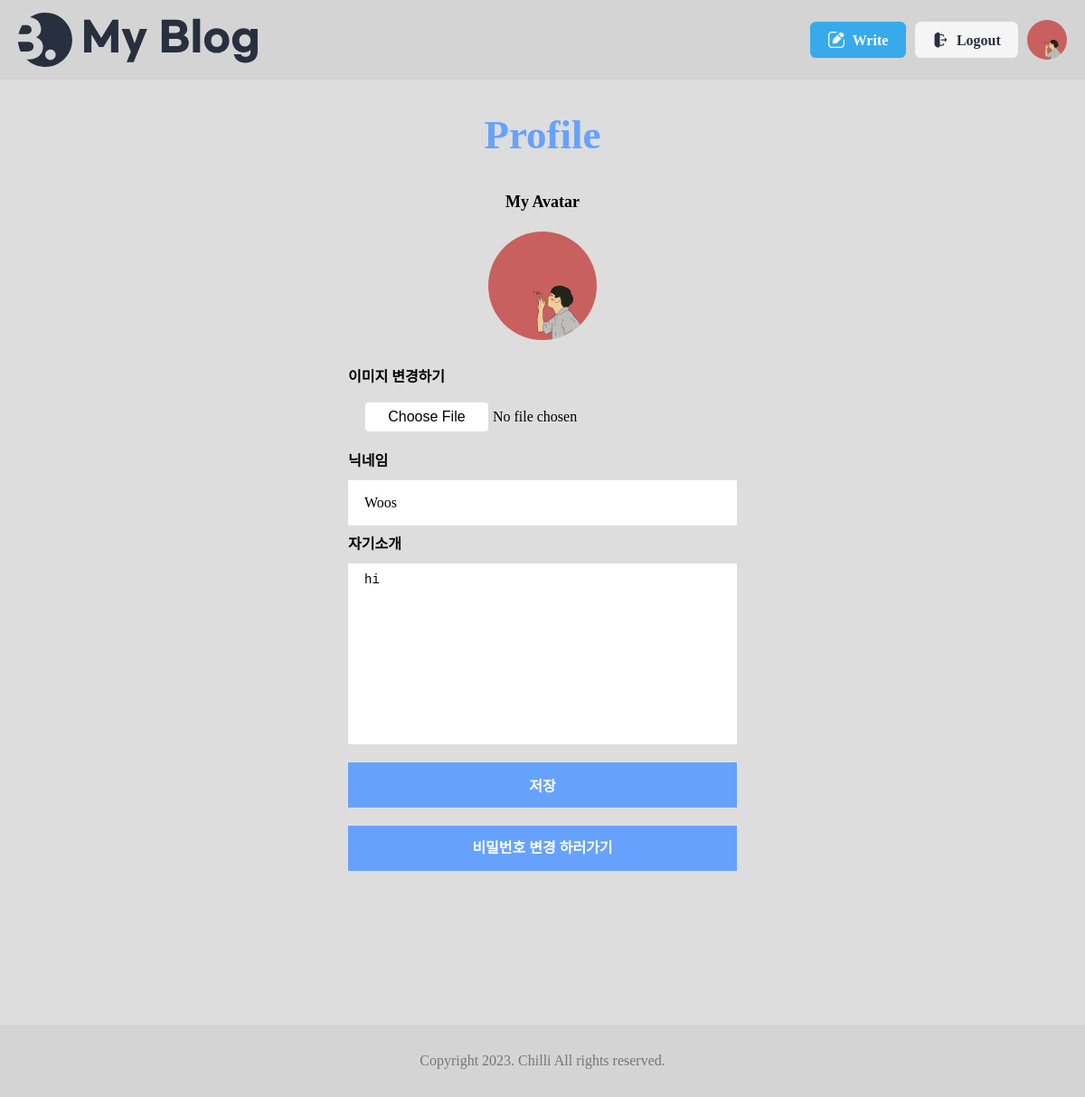
Screenshot of /user/profile/edit/ (signed in) with the database file from the repository.
### user/models.py (models this page shows)
class User(AbstractUser):
    username = None
    email = models.EmailField(unique=True, max_length=255)
    is_profile = models.BooleanField(default=False)
    is_staff = models.BooleanField(default=False)
    is_superuser = models.BooleanField(default=False)
    is_active = models.BooleanField(default=True)
    date_joined = models.DateTimeField(auto_now_add=True)
    last_login = models.DateTimeField(auto_now=True, null=True, blank=True)
    USERNAME_FIELD = 'email'
    EMAIL_FIELD = 'email'
    REQUIRED_FIELDS = []
    objects = UserManager()

class Profile(models.Model):
    user = models.OneToOneField('User', on_delete=models.CASCADE)
    name = models.CharField(default='닉네임', max_length=50, null=True, blank=True)
    avatarUrl = models.ImageField(upload_to='user/media',null=True,blank=True)
    aboutMe = models.TextField(default='자신을 소개해주세요 :)',null=True, blank=True)
    created_at = models.DateTimeField(auto_now_add=True)
    updated_at = models.DateTimeField(auto_now=True)

### user/views.py (the view, shortened to what this page needs)
# urls.py: path("profile/edit/", ProfileUpdate.as_view(), name='pf-edit'),
class ProfileUpdate(View):
    def get(self, request):
        profile = Profiles.objects.get(user=request.user.pk)
        form = ProfileForm(initial={'avatarUrl': profile.avatarUrl, 'name': profile.name , 'aboutMe': profile.aboutMe})
        context = {
            'form': form,
            'type': 'edit'
        }
        return render(request, 'user/user_profile.html', context)

### user/forms.py
class ProfileForm(forms.ModelForm):
    class Meta:
        model = Profile
        fields = ['avatarUrl', 'name' , 'aboutMe']

### user/templates/user/user_profile.html (shortened to what this page needs)
{% extends 'base.html' %}
{% load static %}
{% block content %}
    {% if type != 'edit' %}
    <form class="user-profile-form" action="{% url 'user:pf-create' %}" enctype="multipart/form-data" method="post">
    {% else %}
    <form class="user-profile-form" action="{% url 'user:pf-edit' %}" enctype="multipart/form-data" method="post">
    {% endif %}
        <h2>Profile</h2>
        <h3>My Avatar</h3>
        {% if request.user.profile.avatarUrl %}
            <img src="{{request.user.profile.avatarUrl.url}}" alt="" class="user-avatar" />
        {% else %}
            <img src="{%static 'user/image/basic_profile.jpg'%}" alt="" class="user-avatar" />
        {% endif %}
        <div class="avatar_div">
            <label for="profile-avatar">이미지 변경하기</label>
            <input type="file" id="profile-avatar" name="{{ form.avatarUrl.name }}" value="{{ form.initial.avatarUrl }}">
        </div>
        <div class="name_div">
            <label for="profile-name">닉네임</label>
            <input type="text" id="profile-name" name="{{ form.name.name }}" value="{{ form.initial.name }}">
        </div>
        <div class="aboutMe_div">
            <label for="profile-aboutMe">자기소개</label>
            <textarea id="profile-aboutMe"  name="{{ form.aboutMe.name }}" type="text" rows="20">{{ form.initial.aboutMe }}</textarea>
        </div>
        <input class="pf-save_btn" type="submit" value="저장">
        <a class="change-pw_btn" href="{% url 'user:change-pw' %}">비밀번호 변경 하러가기</a>
    </form>
{% endblock %}

### templates/base.html (shortened to what this page needs)
<!DOCTYPE html>
<html lang="ko">
    {% load static %}
    <head>
        <link rel="stylesheet" href="{% static 'blog/css/reset.css' %}" />
		<link rel="stylesheet" as="style" crossorigin href="https://cdn.jsdelivr.net/gh/orioncactus/pretendard/dist/web/static/pretendard.css" />
		<link rel="stylesheet" href="{% static 'blog/css/global.css' %}" />
		<link
        rel="stylesheet"
        href="https://cdnjs.cloudflare.com/ajax/libs/font-awesome/6.4.0/css/all.min.css"
        />
		<link rel="stylesheet" href="{% static 'blog/css/header.css' %}" />
		<link rel="stylesheet" href="{% static 'blog/css/footer.css' %}" />
		<link rel="stylesheet" href="{% static 'blog/css/about.css' %}" />
		<link rel="stylesheet" href="{% static 'blog/css/button.css' %}" />
		<link rel="stylesheet" href="{% static 'blog/css/category.css' %}" />
		<link rel="stylesheet" href="{% static 'blog/css/author.css' %}" />
		<link rel="stylesheet" href="{% static 'blog/css/post.css' %}" />
		<link rel="stylesheet" href="{% static 'blog/css/posts.css' %}" />
		<link rel="stylesheet" href="{% static 'blog/css/main.css' %}" />
        <link rel="stylesheet" href="{% static 'blog/css/wrapbox.css' %}" />
		<link rel="stylesheet" href="{% static 'blog/css/view.css' %}" />
		<link rel="stylesheet" href="{% static 'blog/css/write.css' %}" />
		<link rel="stylesheet" href="{% static 'blog/css/comment.css' %}" />
		<link rel="stylesheet" href="{% static 'user/css/profile.css' %}" />
		<link rel="stylesheet" href="{% static 'user/css/change-pw.css' %}" />
    </head>
    <body>
		<header>
			<div class="max-width">
				<h1>
					<a href="{% url 'blog:list' %}">
						<img src="{% static 'blog/assets/Logo.svg' %}" alt="My Blog" />
					</a>
				</h1>
				<ul>
                    {% if request.user.is_authenticated %}
					<li>
						<a href="{% url 'blog:write' %}" class="button">
							<img src="{% static 'blog/assets/icon-modify-white.svg' %}" alt="" />
							<span>Write</span>
						</a>
					</li>
					<li>
						<a href="{%url 'user:logout' %}" class="button gray">
							<img src="{% static 'blog/assets/icon-logout.svg' %}" alt="" />
							<span>Logout</span>
						</a>
					</li>
					<li class="profile-img">
						<a href="{%url 'user:pf-create' %}">
							{% if request.user.profile.avatarUrl %}
								<img src="{{request.user.profile.avatarUrl.url}}" alt="" class="user-profile" />
							{% else %}
								<img src="{%static 'user/image/basic_profile.jpg'%}" alt="" class="user-profile" />
							{% endif %}
						</a>
					</li>
                    {% endif %}
				</ul>
			</div>
		</header>
        <main class="container">
            {% block content %}
            {% endblock %}
        </main>
		<footer>
			<div class="max-width">
				<h2>Copyright 2023. Chilli All rights reserved.</h2>
			</div>
		</footer>
    </body>
</html>

### static/blog/css/global.css (style rules this page uses)
:root { --main-color: rgb(55, 170, 236); --main-rgb: 55, 171, 236; --outline-border: rgb(55, 160, 236); --red-color: rgb(243, 124, 75); --red-rgb: 243, 124, 75; --black-color: #28303f; --white-color: #fff; --gray-color: #767676; --border-color: #ddd; --gray-background-light: #dddddd; --gray-background: #f5f5f5; --gray-text: #6f6f6f; --border-radius: 0.4em; }
h1, a, div, p, section, article, input, textarea { box-sizing: border-box; }
a { text-decoration: none; color: inherit; }
html { font-size: 10px; }
body { font-size: 1.6rem; line-height: 1.4; }
input, button { font-size: inherit; font-family: inherit; }
a { border-radius: 0.8rem; overflow: hidden; }
img { vertical-align: bottom; }
body { background: var(--gray-background-light); }
.max-width { width: 1300px; max-width: calc(100% - 4rem); margin: 0 auto; }

### static/blog/css/header.css (style rules this page uses)
header { background-color: #d4d4d4; }
header .max-width { display: flex; align-items: center; justify-content: space-between; gap: 4rem; padding: 1rem 0; }
header h1 { font-size: 3rem; }
header h1 a { display: block; padding: 0.4rem; margin-left: -0.4rem; }
header h1 a img { display: block; height: 6rem; }
header ul { display: flex; align-items: center; gap: 1rem; }
.profile-img a { width: 4.4rem; height: 4.4rem; display: block; border-radius: 50%; }
.profile-img img { width: 100%; height: 100%; object-fit: cover; }
header .button { text-transform: none; }

### static/blog/css/footer.css (style rules this page uses)
footer { background: #d4d4d4;; margin-top: 10rem; }
footer .max-width { display: flex; align-items: center; justify-content: center; height: 8rem; position: relative; }
footer h2 { color: var(--gray-color); }

### static/blog/css/button.css (style rules this page uses)
.button { display: inline-flex; align-items: center; justify-content: center; gap: 0.8rem; height: 4rem; padding: 0.2rem 1.2em 0; border: 0; border-radius: var(--border-radius); background: var(--main-color); color: var(--white-color); text-transform: uppercase; font-weight: bold; line-height: 1; }
.button img { height: 1.2em; margin-top: -0.2rem; vertical-align: middle; }
.button.gray { background: var(--gray-background); color: var(--black-color); }

### static/blog/css/main.css (style rules this page uses)
main h3 { font-size: 1.8rem; font-weight: bold; margin-top: 1rem; margin-bottom: 2rem; }

### static/user/css/profile.css (style rules this page uses)
.user-profile-form { display: flex; flex-direction: column; justify-content: center; align-items: center; margin-left: auto; margin-right: auto; margin-top: 3rem; padding-bottom: 7rem; width: 50rem; }
.user-profile-form h2 { font-size: 4.5rem; font-weight: bold; margin-bottom: 2rem; color: rgb(102, 162, 253);; }
.user-profile-form .user-avatar { width: 12rem; height: 12rem; object-fit: cover; border-radius: 50%; margin-bottom: 2rem; }
.aboutMe_div, .name_div, .avatar_div { width: 43rem; display: flex; flex-direction: column; }
.user-profile-form label { font-weight: bold; margin-top: 1rem; margin-bottom: 1rem; }
.user-profile-form input { width: 43rem; height: 5rem; border: none; padding: 0.5rem 1.8rem 0.5rem 1.8rem; }
.user-profile-form textarea { width: 43rem; height: 20rem; resize: none; border: none; padding: 1rem 1.8rem 1rem 1.8rem; font-size: 1.4rem; }
#profile-avatar { background: none; }
.user-profile-form input:not(.pf-save_btn) { background-color: rgb(255, 255, 255); }
.pf-save_btn { font-weight: bold; margin-top: 2rem; background: rgb(102, 162, 253); color: white; }
.change-pw_btn { font-weight: bold; margin-top: 2rem; background: rgb(102, 162, 253); color: white; width: 43rem; height: 5rem; border-radius: 0; text-align: center; line-height: 5rem; }

### rows the page displays
User: user.profile.avatarUrl (placeholder picture)
Profile: name "Woos", aboutMe "hi"
